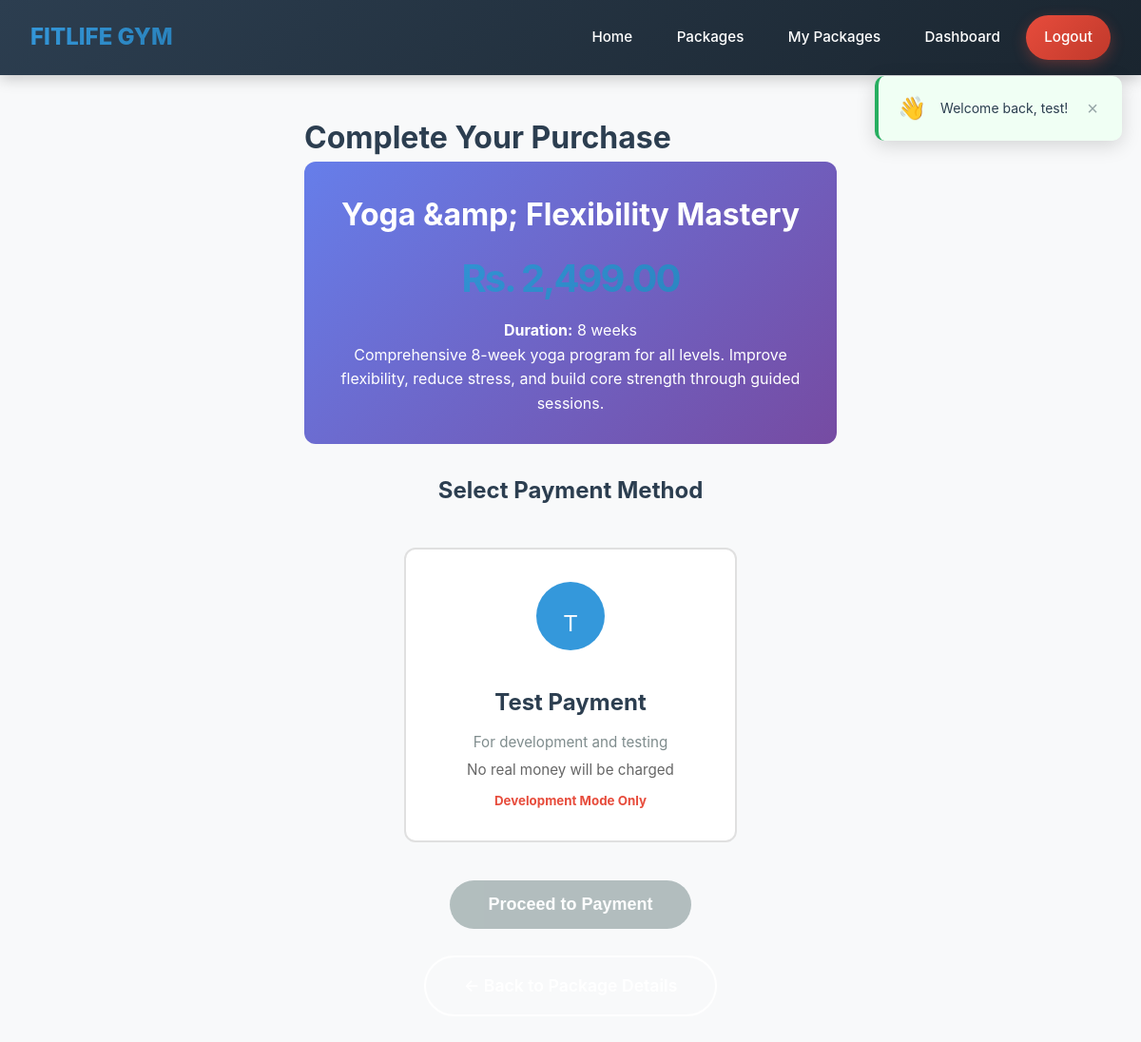
The app's page /user/buy-package.php?id=11 (signed in) with its own data.
### tables this page shows
CREATE TABLE `packages` (
  `id` int(11) NOT NULL,
  `name` varchar(255) NOT NULL,
  `description` text DEFAULT NULL,
  `short_description` varchar(1000) DEFAULT NULL,
  `price` decimal(10,2) NOT NULL,
  `duration` varchar(100) DEFAULT NULL,
  `category` varchar(50) DEFAULT NULL,
  `image` varchar(255) DEFAULT NULL,
  `created_by` int(11) NOT NULL,
  `created_at` timestamp NOT NULL DEFAULT current_timestamp(),
  `is_active` tinyint(1) NOT NULL DEFAULT 1
);

### user/buy-package.php (the view, shortened to what this page needs)
<?php
require_once '../includes/database.php';
$package_id = filter_input(INPUT_GET, 'id', FILTER_VALIDATE_INT);
$col = $pdo->query("SHOW COLUMNS FROM packages LIKE 'is_active'");
if ($col->rowCount() > 0) {
    $stmt = $pdo->prepare("SELECT * FROM packages WHERE id = ? AND is_active = 1");
} else {
    $stmt = $pdo->prepare("SELECT * FROM packages WHERE id = ?");
}
$stmt->execute([$package_id]);
$package = $stmt->fetch();
?>
<!DOCTYPE html>
<html>
<head>
    <link rel="stylesheet" href="../css/style.css">
</head>
<body>
    <?php
    include '../includes/navigation.php';
    ?>
    <div class="purchase-container">
        <h1>Complete Your Purchase</h1>
        <div class="package-summary">
            <h2><?php echo htmlspecialchars($package['name']); ?></h2>
            <div class="price">Rs. <?php echo number_format($package['price'], 2); ?></div>
            <p><strong>Duration:</strong> <?php echo htmlspecialchars($package['duration']); ?></p>
            <p><?php echo htmlspecialchars($package['short_description'] ?? $package['description']); ?></p>
        </div>
        <h2 style="text-align: center; margin-bottom: 20px;">Select Payment Method</h2>
        <div class="payment-options">
            <div class="payment-option" id="mock-payment">
                <img
                     alt="Test Mode">
                <h3>Test Payment</h3>
                <p>For development and testing</p>
                <p style="color: #666;">No real money will be charged</p>
                <small>Development Mode Only</small>
            </div>
        </div>
        <form method="POST" action="mock-payment.php" id="payment-form">
            <button type="submit" class="pay-btn" id="pay-btn" disabled>
                Proceed to Payment
            </button>
        </form>
        <div style="text-align: center; margin-top: 20px;">
            <a href="../public/package-details.php?id=<?php echo $package_id; ?>" class="btn-cancel">
            </a>
        </div>
    </div>
</body>
</html>

### records on screen
packages: name "Yoga &amp; Flexibility Mastery", duration "8 weeks", short_description "Comprehensive 8-week yoga program for all levels. Improve flexibility, reduce stress, and build core strength through guided sessions."

### other values on screen
$login_message "Welcome back, test!"
